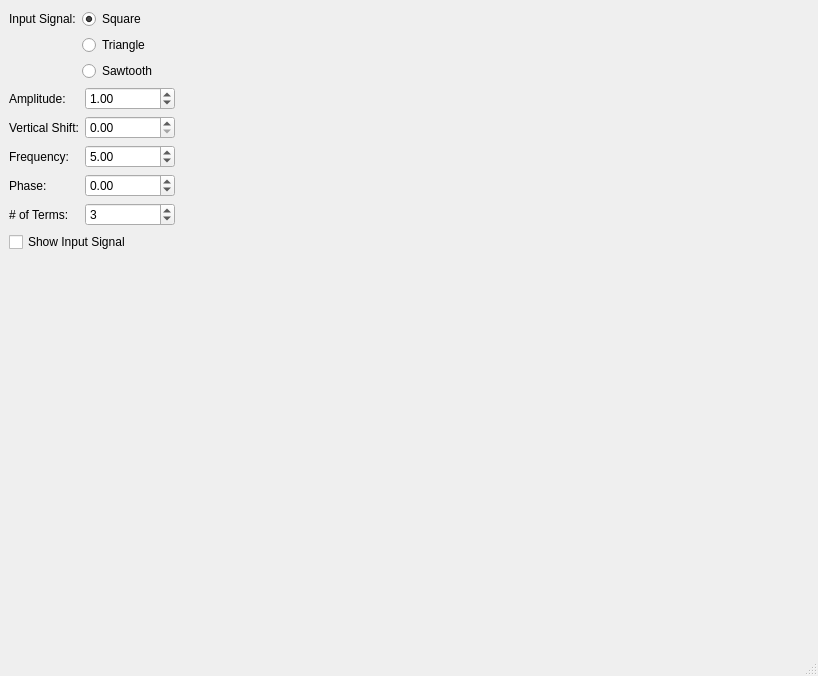
<?xml version="1.0" encoding="UTF-8"?>
<ui version="4.0">
 <class>FourierUi</class>
 <widget class="QMainWindow" name="FourierUi">
  <property name="geometry">
   <rect>
    <x>0</x>
    <y>0</y>
    <width>818</width>
    <height>676</height>
   </rect>
  </property>
  <property name="windowTitle">
   <string>MainWindow</string>
  </property>
  <widget class="QWidget" name="centralwidget">
   <layout class="QHBoxLayout" name="horizontalLayout">
    <item>
     <layout class="QVBoxLayout" name="verticalLayout">
      <item>
       <layout class="QFormLayout" name="formLayout">
        <item row="0" column="0">
         <widget class="QLabel" name="inputLabel">
          <property name="text">
           <string>Input Signal:</string>
          </property>
         </widget>
        </item>
        <item row="0" column="1">
         <widget class="QRadioButton" name="squareBtn">
          <property name="text">
           <string>Square</string>
          </property>
          <property name="checked">
           <bool>true</bool>
          </property>
         </widget>
        </item>
        <item row="1" column="1">
         <widget class="QRadioButton" name="triangleBtn">
          <property name="text">
           <string>Triangle</string>
          </property>
         </widget>
        </item>
        <item row="2" column="1">
         <widget class="QRadioButton" name="sawtoothBtn">
          <property name="sizePolicy">
           <sizepolicy hsizetype="Fixed" vsizetype="Fixed">
            <horstretch>0</horstretch>
            <verstretch>0</verstretch>
           </sizepolicy>
          </property>
          <property name="minimumSize">
           <size>
            <width>90</width>
            <height>0</height>
           </size>
          </property>
          <property name="text">
           <string>Sawtooth</string>
          </property>
         </widget>
        </item>
       </layout>
      </item>
      <item>
       <layout class="QFormLayout" name="formLayout_2">
        <item row="0" column="0">
         <widget class="QLabel" name="ampLabel">
          <property name="text">
           <string>Amplitude:</string>
          </property>
         </widget>
        </item>
        <item row="0" column="1">
         <widget class="QDoubleSpinBox" name="ampSelect">
          <property name="sizePolicy">
           <sizepolicy hsizetype="Fixed" vsizetype="Fixed">
            <horstretch>0</horstretch>
            <verstretch>0</verstretch>
           </sizepolicy>
          </property>
          <property name="minimumSize">
           <size>
            <width>90</width>
            <height>0</height>
           </size>
          </property>
          <property name="maximumSize">
           <size>
            <width>90</width>
            <height>16777215</height>
           </size>
          </property>
          <property name="singleStep">
           <double>0.100000000000000</double>
          </property>
          <property name="value">
           <double>1.000000000000000</double>
          </property>
         </widget>
        </item>
        <item row="1" column="0">
         <widget class="QLabel" name="vertLabel">
          <property name="text">
           <string>Vertical Shift:</string>
          </property>
         </widget>
        </item>
        <item row="1" column="1">
         <widget class="QDoubleSpinBox" name="vertSelect">
          <property name="sizePolicy">
           <sizepolicy hsizetype="Fixed" vsizetype="Fixed">
            <horstretch>0</horstretch>
            <verstretch>0</verstretch>
           </sizepolicy>
          </property>
          <property name="minimumSize">
           <size>
            <width>90</width>
            <height>0</height>
           </size>
          </property>
          <property name="maximumSize">
           <size>
            <width>90</width>
            <height>16777215</height>
           </size>
          </property>
          <property name="singleStep">
           <double>0.100000000000000</double>
          </property>
          <property name="value">
           <double>0.000000000000000</double>
          </property>
         </widget>
        </item>
        <item row="2" column="0">
         <widget class="QLabel" name="freqLabel">
          <property name="text">
           <string>Frequency:</string>
          </property>
         </widget>
        </item>
        <item row="2" column="1">
         <widget class="QDoubleSpinBox" name="freqSelect">
          <property name="sizePolicy">
           <sizepolicy hsizetype="Fixed" vsizetype="Fixed">
            <horstretch>0</horstretch>
            <verstretch>0</verstretch>
           </sizepolicy>
          </property>
          <property name="minimumSize">
           <size>
            <width>90</width>
            <height>0</height>
           </size>
          </property>
          <property name="maximumSize">
           <size>
            <width>90</width>
            <height>16777215</height>
           </size>
          </property>
          <property name="singleStep">
           <double>0.100000000000000</double>
          </property>
          <property name="value">
           <double>5.000000000000000</double>
          </property>
         </widget>
        </item>
        <item row="3" column="0">
         <widget class="QLabel" name="phaseLabel">
          <property name="text">
           <string>Phase:</string>
          </property>
         </widget>
        </item>
        <item row="3" column="1">
         <widget class="QDoubleSpinBox" name="phaseSelect">
          <property name="sizePolicy">
           <sizepolicy hsizetype="Fixed" vsizetype="Fixed">
            <horstretch>0</horstretch>
            <verstretch>0</verstretch>
           </sizepolicy>
          </property>
          <property name="maximumSize">
           <size>
            <width>90</width>
            <height>16777215</height>
           </size>
          </property>
          <property name="minimum">
           <double>-360.000000000000000</double>
          </property>
          <property name="maximum">
           <double>360.000000000000000</double>
          </property>
          <property name="singleStep">
           <double>1.000000000000000</double>
          </property>
         </widget>
        </item>
        <item row="4" column="0">
         <widget class="QLabel" name="termLabel">
          <property name="text">
           <string># of Terms:</string>
          </property>
         </widget>
        </item>
        <item row="4" column="1">
         <widget class="QSpinBox" name="termSelect">
          <property name="sizePolicy">
           <sizepolicy hsizetype="Fixed" vsizetype="Fixed">
            <horstretch>0</horstretch>
            <verstretch>0</verstretch>
           </sizepolicy>
          </property>
          <property name="minimumSize">
           <size>
            <width>90</width>
            <height>0</height>
           </size>
          </property>
          <property name="maximumSize">
           <size>
            <width>90</width>
            <height>16777215</height>
           </size>
          </property>
          <property name="minimum">
           <number>1</number>
          </property>
          <property name="value">
           <number>3</number>
          </property>
         </widget>
        </item>
       </layout>
      </item>
      <item>
       <widget class="QCheckBox" name="showInputSelect">
        <property name="text">
         <string>Show Input Signal</string>
        </property>
       </widget>
      </item>
      <item>
       <spacer name="verticalSpacer">
        <property name="orientation">
         <enum>Qt::Vertical</enum>
        </property>
        <property name="sizeHint" stdset="0">
         <size>
          <width>20</width>
          <height>40</height>
         </size>
        </property>
       </spacer>
      </item>
     </layout>
    </item>
    <item>
     <layout class="QVBoxLayout" name="verticalLayout_2">
      <item>
       <widget class="MplWidget" name="inputPlot" native="true">
        <property name="minimumSize">
         <size>
          <width>600</width>
          <height>200</height>
         </size>
        </property>
       </widget>
      </item>
      <item>
       <widget class="MplWidget" name="fourierPlot" native="true">
        <property name="minimumSize">
         <size>
          <width>600</width>
          <height>200</height>
         </size>
        </property>
       </widget>
      </item>
      <item>
       <widget class="MplWidget" name="combinedPlot" native="true">
        <property name="minimumSize">
         <size>
          <width>600</width>
          <height>200</height>
         </size>
        </property>
       </widget>
      </item>
     </layout>
    </item>
   </layout>
  </widget>
  <widget class="QMenuBar" name="menubar">
   <property name="geometry">
    <rect>
     <x>0</x>
     <y>0</y>
     <width>818</width>
     <height>22</height>
    </rect>
   </property>
  </widget>
  <widget class="QStatusBar" name="statusbar"/>
 </widget>
 <customwidgets>
  <customwidget>
   <class>MplWidget</class>
   <extends>QWidget</extends>
   <header>mplwidget.h</header>
   <container>1</container>
  </customwidget>
 </customwidgets>
 <resources/>
 <connections/>
</ui>
